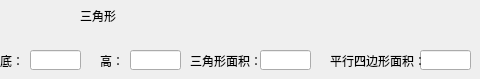
   <widget class="QWidget" name="page_trangle">
    <widget class="QLineEdit" name="trangle_lineE_1">
     <property name="geometry">
      <rect>
       <x>30</x>
       <y>50</y>
       <width>51</width>
       <height>20</height>
      </rect>
     </property>
    </widget>
    <widget class="QLabel" name="label_17">
     <property name="geometry">
      <rect>
       <x>80</x>
       <y>10</y>
       <width>54</width>
       <height>12</height>
      </rect>
     </property>
     <property name="text">
      <string>三角形</string>
     </property>
    </widget>
    <widget class="QLabel" name="trangle_lable_1">
     <property name="geometry">
      <rect>
       <x>0</x>
       <y>55</y>
       <width>54</width>
       <height>12</height>
      </rect>
     </property>
     <property name="text">
      <string>底：</string>
     </property>
    </widget>
    <widget class="QLabel" name="trangle_lable_2">
     <property name="geometry">
      <rect>
       <x>100</x>
       <y>55</y>
       <width>54</width>
       <height>12</height>
      </rect>
     </property>
     <property name="text">
      <string>高：</string>
     </property>
    </widget>
    <widget class="QLineEdit" name="trangle_lineE_2">
     <property name="geometry">
      <rect>
       <x>130</x>
       <y>50</y>
       <width>51</width>
       <height>20</height>
      </rect>
     </property>
    </widget>
    <widget class="QLineEdit" name="trangle_lineE_3">
     <property name="geometry">
      <rect>
       <x>260</x>
       <y>50</y>
       <width>51</width>
       <height>20</height>
      </rect>
     </property>
    </widget>
    <widget class="QLabel" name="trangle_lable_3">
     <property name="geometry">
      <rect>
       <x>190</x>
       <y>55</y>
       <width>71</width>
       <height>12</height>
      </rect>
     </property>
     <property name="text">
      <string>三角形面积：</string>
     </property>
    </widget>
    <widget class="QLineEdit" name="trangle_lineE_4">
     <property name="geometry">
      <rect>
       <x>420</x>
       <y>50</y>
       <width>51</width>
       <height>20</height>
      </rect>
     </property>
    </widget>
    <widget class="QLabel" name="trangle_lable_4">
     <property name="geometry">
      <rect>
       <x>330</x>
       <y>55</y>
       <width>91</width>
       <height>12</height>
      </rect>
     </property>
     <property name="text">
      <string>平行四边形面积：</string>
     </property>
    </widget>
   </widget>
